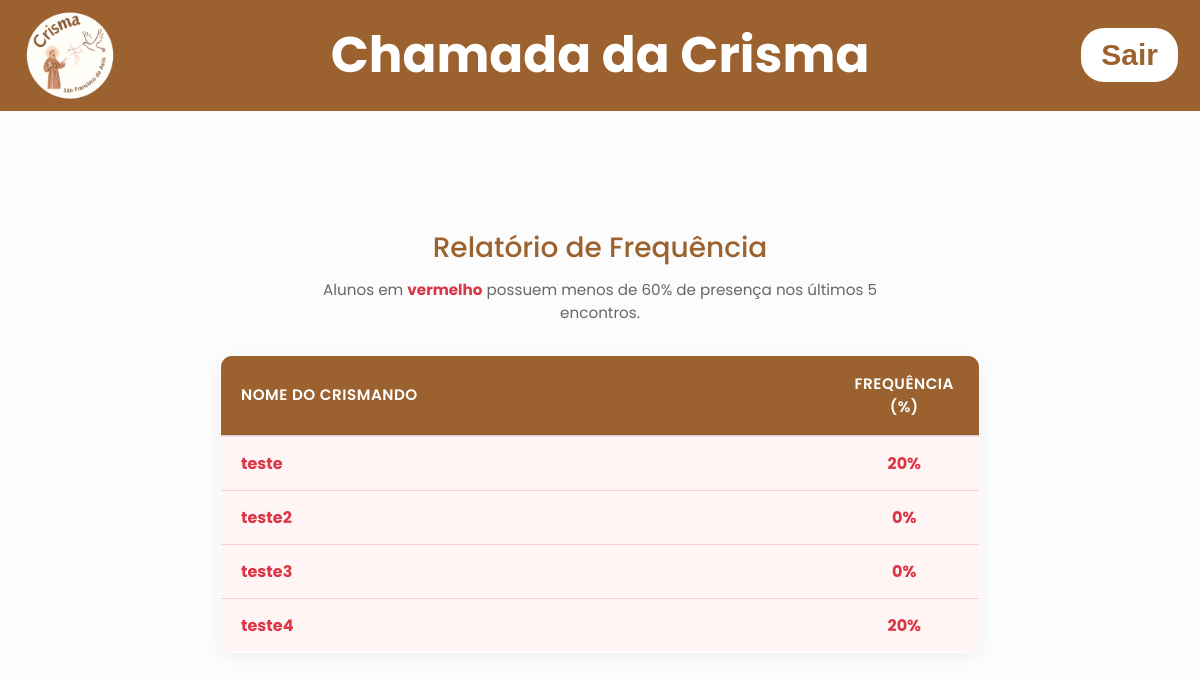
Before: /frequency (signed in) with the older database file.
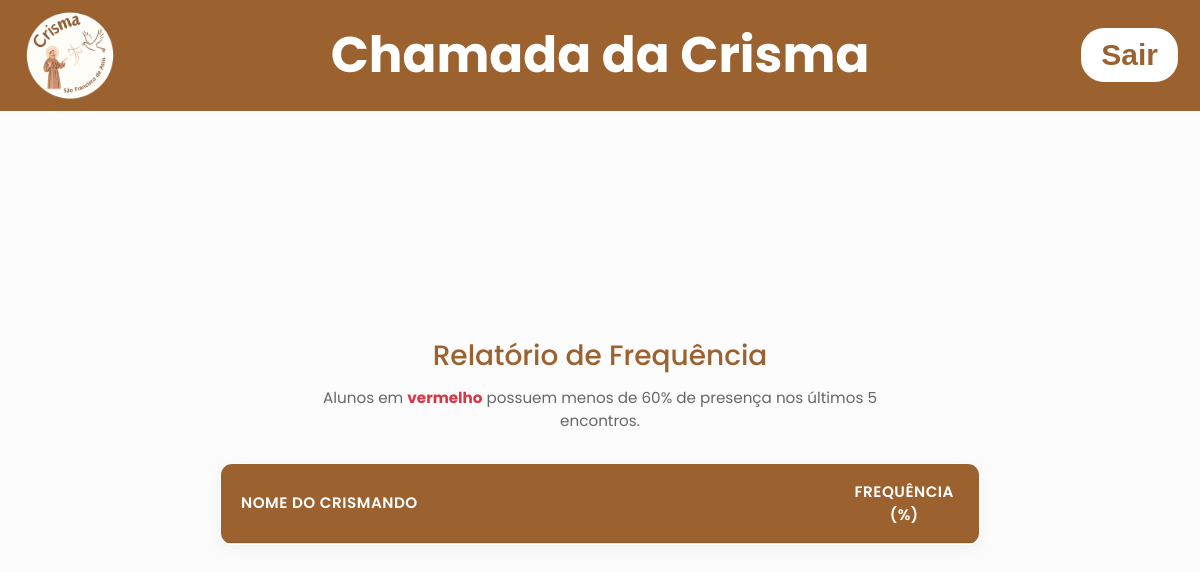
After: the same page with the newer database file.
### tables this page shows
CREATE TABLE crismandos (
    id INTEGER PRIMARY KEY AUTOINCREMENT,
    name TEXT UNIQUE NOT NULL,
    turma_id INTEGER NOT NULL,
    created_at TEXT DEFAULT CURRENT_TIMESTAMP,
    FOREIGN KEY (turma_id) REFERENCES turmas(id)
);

### app.py (the view)
@app.get("/frequency")
def frequency_report():
    if 'loged_user' not in session:
        return render_template('index.html')
    conn = get_conn()
    cur = conn.cursor()
    cur.execute("SELECT id FROM meetings ORDER BY meeting_date DESC LIMIT 5")
    encontros = cur.fetchall()
    lista_ids = [e['id'] for e in encontros]
    total_encontros = len(lista_ids)
    cur.execute("SELECT id, name FROM crismandos")
    todos_crismandos = cur.fetchall()
    relatorio = []
    for aluno in todos_crismandos:
        presencas = 0
        for id_encontro in lista_ids:
            cur.execute("SELECT status FROM attendance WHERE crismando_id = ? AND meeting_id = ?",
                        (aluno['id'], id_encontro))
            resultado = cur.fetchone()
            if resultado and resultado['status'] == 0:
                presencas += 1
        if total_encontros > 0:
            porcentagem = (presencas / total_encontros) * 100
        else:
            porcentagem = 0
        relatorio.append({
            'nome': aluno['name'],
            'percentual': int(porcentagem) # int() remove as casas decimais
        })
    conn.close()
    return render_template('frequency.html', report=relatorio)

### app.py (called while the page is built)
def get_conn():
    conn = sqlite3.connect("data/dataBase.db")
    conn.row_factory = sqlite3.Row
    return conn

### templates/frequency.html (shortened to what this page needs)
<!DOCTYPE html>
<html lang="pt-br">
<head>
    <link
      rel="stylesheet"
      href="{{url_for('static', filename='css/stylehomepage.css')}}"
    />
    <link
      rel="stylesheet"
      href="{{url_for('static', filename='css/stylefrequency.css')}}"
    />
</head>
<body>
    <header>
      <div class="header-left">
        <img
          src="{{url_for('static', filename='images/logocrismamaior.png')}}"
          alt="Logo da crisma"
          class="logo"
        />
        <h1 class="title-center" onclick="window.location.href='/homepage'" >Chamada da Crisma</h1>
      </div>
      <form action="{{url_for('logout_user')}}" method="post">
        <button class="button-logout">Sair</button>
      </form>
    </header>
    <div class="container-principal">
     <h1>Relatório de Frequência</h1>
        <p>Alunos em <strong>vermelho</strong> possuem menos de 60% de presença nos últimos 5 encontros.</p>
        <table>
            <thead>
                <tr>
                    <th>Nome do Crismando</th>
                    <th>Frequência (%)</th>
                </tr>
            </thead>
            <tbody>
                {% for aluno in report %}
                <tr>
                    <td class="{{ 'baixa-frequencia' if aluno.percentual < 60 else '' }}">
                        {{ aluno.nome }}
                    </td>
                    <td class="{{ 'baixa-frequencia' if aluno.percentual < 60 else '' }}">
                        {{ aluno.percentual }}%
                    </td>
                </tr>
                {% endfor %}
            </tbody>
        </table>
    </div>
</body>
</html>

Changed rows visible on the page:
removed crismandos: nome "teste", percentual "20"
removed crismandos: nome "teste2", percentual "0"
removed crismandos: nome "teste3", percentual "0"
removed crismandos: nome "teste4", percentual "20"
